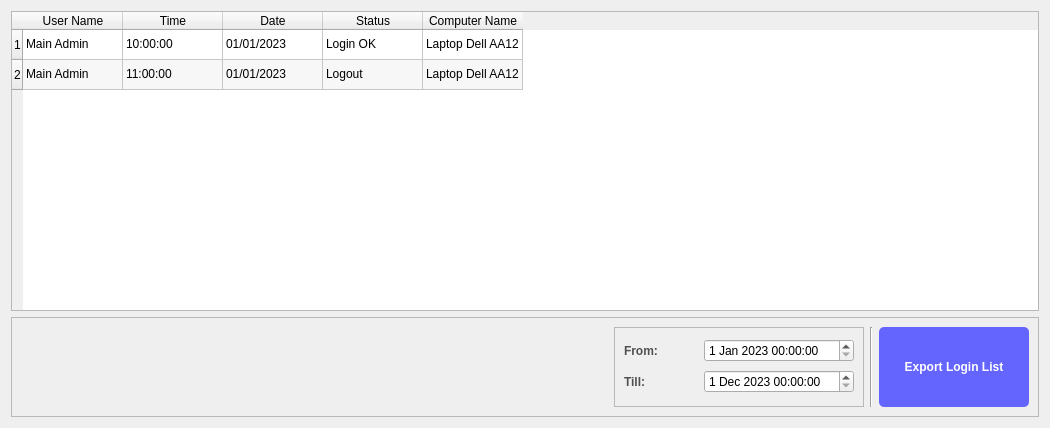
     <widget class="QWidget" name="tabLogins">
      <attribute name="title">
       <string>View Logins</string>
      </attribute>
      <layout class="QVBoxLayout" name="verticalLayout_8">
       <item>
        <widget class="QTableWidget" name="tableAdminPanel_LoginList">
         <property name="minimumSize">
          <size>
           <width>950</width>
           <height>300</height>
          </size>
         </property>
         <property name="maximumSize">
          <size>
           <width>16777215</width>
           <height>600</height>
          </size>
         </property>
         <property name="frameShape">
          <enum>QFrame::StyledPanel</enum>
         </property>
         <property name="frameShadow">
          <enum>QFrame::Sunken</enum>
         </property>
         <property name="lineWidth">
          <number>0</number>
         </property>
         <property name="midLineWidth">
          <number>3</number>
         </property>
         <property name="alternatingRowColors">
          <bool>true</bool>
         </property>
         <property name="sortingEnabled">
          <bool>true</bool>
         </property>
         <row>
          <property name="text">
           <string>1</string>
          </property>
         </row>
         <row>
          <property name="text">
           <string>2</string>
          </property>
         </row>
         <column>
          <property name="text">
           <string>User Name</string>
          </property>
         </column>
         <column>
          <property name="text">
           <string>Time</string>
          </property>
         </column>
         <column>
          <property name="text">
           <string>Date</string>
          </property>
         </column>
         <column>
          <property name="text">
           <string>Status</string>
          </property>
         </column>
         <column>
          <property name="text">
           <string>Computer Name</string>
          </property>
         </column>
         <item row="0" column="0">
          <property name="text">
           <string>Main Admin</string>
          </property>
         </item>
         <item row="0" column="1">
          <property name="text">
           <string>10:00:00</string>
          </property>
         </item>
         <item row="0" column="2">
          <property name="text">
           <string>01/01/2023</string>
          </property>
         </item>
         <item row="0" column="3">
          <property name="text">
           <string>Login OK</string>
          </property>
         </item>
         <item row="0" column="4">
          <property name="text">
           <string>Laptop Dell AA12</string>
          </property>
         </item>
         <item row="1" column="0">
          <property name="text">
           <string>Main Admin</string>
          </property>
         </item>
         <item row="1" column="1">
          <property name="text">
           <string>11:00:00</string>
          </property>
         </item>
         <item row="1" column="2">
          <property name="text">
           <string>01/01/2023</string>
          </property>
         </item>
         <item row="1" column="3">
          <property name="text">
           <string>Logout</string>
          </property>
         </item>
         <item row="1" column="4">
          <property name="text">
           <string>Laptop Dell AA12</string>
          </property>
         </item>
        </widget>
       </item>
       <item>
        <widget class="QFrame" name="frame_5">
         <property name="frameShape">
          <enum>QFrame::StyledPanel</enum>
         </property>
         <property name="frameShadow">
          <enum>QFrame::Raised</enum>
         </property>
         <layout class="QHBoxLayout" name="horizontalLayout_11">
          <item>
           <spacer name="horizontalSpacer_10">
            <property name="orientation">
             <enum>Qt::Horizontal</enum>
            </property>
            <property name="sizeHint" stdset="0">
             <size>
              <width>593</width>
              <height>20</height>
             </size>
            </property>
           </spacer>
          </item>
          <item>
           <widget class="QFrame" name="frame_6">
            <property name="minimumSize">
             <size>
              <width>250</width>
              <height>0</height>
             </size>
            </property>
            <property name="maximumSize">
             <size>
              <width>250</width>
              <height>16777215</height>
             </size>
            </property>
            <property name="frameShape">
             <enum>QFrame::StyledPanel</enum>
            </property>
            <property name="frameShadow">
             <enum>QFrame::Raised</enum>
            </property>
            <layout class="QVBoxLayout" name="verticalLayout_12">
             <item>
              <layout class="QHBoxLayout" name="horizontalLayout_12">
               <item>
                <widget class="QLabel" name="label_8">
                 <property name="styleSheet">
                  <string notr="true">QLabel{	
color:rgb(80, 80, 80);
font: 9pt &quot;Segoe UI&quot;;
font: bold;
}</string>
                 </property>
                 <property name="text">
                  <string>From:</string>
                 </property>
                </widget>
               </item>
               <item>
                <spacer name="horizontalSpacer_11">
                 <property name="orientation">
                  <enum>Qt::Horizontal</enum>
                 </property>
                 <property name="sizeHint" stdset="0">
                  <size>
                   <width>28</width>
                   <height>20</height>
                  </size>
                 </property>
                </spacer>
               </item>
               <item>
                <widget class="QDateTimeEdit" name="dateTimeAdminPanel_LoginsFrom">
                 <property name="minimumSize">
                  <size>
                   <width>150</width>
                   <height>0</height>
                  </size>
                 </property>
                 <property name="maximumSize">
                  <size>
                   <width>150</width>
                   <height>16777215</height>
                  </size>
                 </property>
                 <property name="dateTime">
                  <datetime>
                   <hour>0</hour>
                   <minute>0</minute>
                   <second>0</second>
                   <year>2023</year>
                   <month>1</month>
                   <day>1</day>
                  </datetime>
                 </property>
                </widget>
               </item>
              </layout>
             </item>
             <item>
              <layout class="QHBoxLayout" name="horizontalLayout_13">
               <item>
                <widget class="QLabel" name="label_9">
                 <property name="styleSheet">
                  <string notr="true">QLabel{	
color:rgb(80, 80, 80);
font: 9pt &quot;Segoe UI&quot;;
font: bold;
}</string>
                 </property>
                 <property name="text">
                  <string>Till:</string>
                 </property>
                </widget>
               </item>
               <item>
                <spacer name="horizontalSpacer_12">
                 <property name="orientation">
                  <enum>Qt::Horizontal</enum>
                 </property>
                 <property name="sizeHint" stdset="0">
                  <size>
                   <width>28</width>
                   <height>20</height>
                  </size>
                 </property>
                </spacer>
               </item>
               <item>
                <widget class="QDateTimeEdit" name="dateTimeAdminPanel_LoginsTill">
                 <property name="minimumSize">
                  <size>
                   <width>150</width>
                   <height>0</height>
                  </size>
                 </property>
                 <property name="maximumSize">
                  <size>
                   <width>150</width>
                   <height>16777215</height>
                  </size>
                 </property>
                 <property name="dateTime">
                  <datetime>
                   <hour>0</hour>
                   <minute>0</minute>
                   <second>0</second>
                   <year>2023</year>
                   <month>12</month>
                   <day>1</day>
                  </datetime>
                 </property>
                </widget>
               </item>
              </layout>
             </item>
            </layout>
           </widget>
          </item>
          <item>
           <widget class="Line" name="line_4">
            <property name="orientation">
             <enum>Qt::Vertical</enum>
            </property>
           </widget>
          </item>
          <item>
           <layout class="QVBoxLayout" name="verticalLayout_13">
            <item>
             <widget class="QPushButton" name="buttonAdminPanel_ExportLoginList">
              <property name="minimumSize">
               <size>
                <width>150</width>
                <height>80</height>
               </size>
              </property>
              <property name="maximumSize">
               <size>
                <width>16777215</width>
                <height>80</height>
               </size>
              </property>
              <property name="styleSheet">
               <string notr="true">QPushButton{	
background-color : rgb(100, 100, 255);
color:rgb(255, 255, 255);
font: 11pt &quot;Segoe UI&quot;;
font: bold;
border-radius: 5px;}

QPushButton::pressed{background-color :rgb(50, 50,50);}</string>
              </property>
              <property name="text">
               <string>Export Login List</string>
              </property>
             </widget>
            </item>
           </layout>
          </item>
         </layout>
        </widget>
       </item>
      </layout>
      <zorder>frame_5</zorder>
      <zorder>tableAdminPanel_LoginList</zorder>
     </widget>
